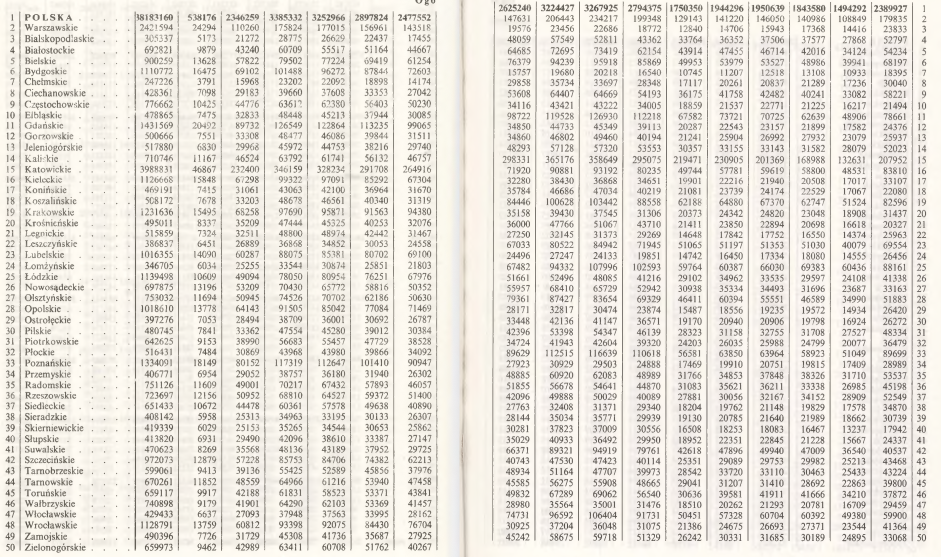
#> input picture Code/tools/pop__age_1990.png, 1882 x 1113 px (shown at 1/2 size)
$ python -i table_extractor.py   (imports and definitions only)
#> lines starting #> are read from the running program, lines starting #| are printed output that depends on the picture
#> further down, picture is the input picture: PIL image 1882x1113 RGBA; mean R, G, B, A 229.6, 225.2, 218, 255
"""
table_extractor.py
==================
Robust extraction of numeric tables from two-page book scans (Polish statistical
yearbooks, 1980s–1990s).

Key challenges addressed
------------------------
1. Left/right page height mismatch  → split image at the detected spine and
   process each half independently; re-join rows by the printed row-number
   columns that appear on both sides.
2. Merged rows                      → detect cells that contain '\\n' and explode
   them back into separate rows.
3. Empty output files               → retry with relaxed parameters; fall back to
   full-image extraction.
4. OCR digit errors                 → translate common mis-reads (O→0, l→1, …)
   after extraction.

Validation
----------
After assembling the table we run two arithmetic consistency checks:
  • Row check  : sum(row[2:]) ≈ row[1]  (age-group columns sum to total)
  • Column check: sum(col[1:]) ≈ col[0]  (voivodeships sum to Poland total)
Results are written to a 'validation' sheet inside the same .xlsx file.
"""

from __future__ import annotations

import re
import tempfile
import warnings
from pathlib import Path

import cv2
import numpy as np
import pandas as pd
from img2table.document import Image as Img2TableImage
from img2table.ocr import PaddleOCR
from PIL import Image as PILImage

# ── OCR engine ────────────────────────────────────────────────────────────────
# [1 line that did not run here, left out]

# ── file lists ────────────────────────────────────────────────────────────────
YEARS = list(range(1986, 1995))
file_names = [f"pop__age_{y}.png" for y in YEARS]
# [1 line not run here, left out]

in_root = Path(
    "/Users/jedrek/Documents/Studium Volkswirschaftslehre/3. Semester/"
    "Long-run dynamics of wealth inequalities/Paper/Data/GUS/data/raw pics"
)
out_root = in_root.parent / "extracted"

# ─────────────────────────────────────────────────────────────────────────────
# Helper: image splitting
# ─────────────────────────────────────────────────────────────────────────────

# [19 lines left out: function find_page_split, not called in this run]


def preprocess_half(pil_img: PILImage.Image) -> PILImage.Image:
    """
    Light preprocessing to improve OCR on historical scans:
      - convert to grayscale
      - mild CLAHE contrast enhancement
      - slight sharpening
    """
    img_np = np.array(pil_img.convert("L"))
    clahe = cv2.createCLAHE(clipLimit=2.0, tileGridSize=(8, 8))
    img_np = clahe.apply(img_np)
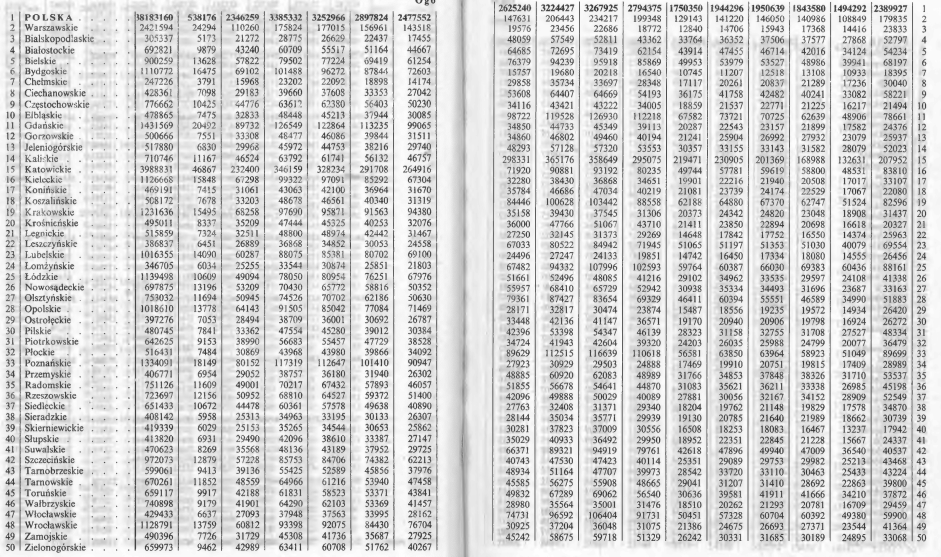
#> img_np: shape (1113, 1882) (shown at 1/2 size); min 43, max 254, mean 210.1
    # Sharpen
    kernel = np.array([[0, -1, 0], [-1, 5, -1], [0, -1, 0]])
    img_np = cv2.filter2D(img_np, -1, kernel)
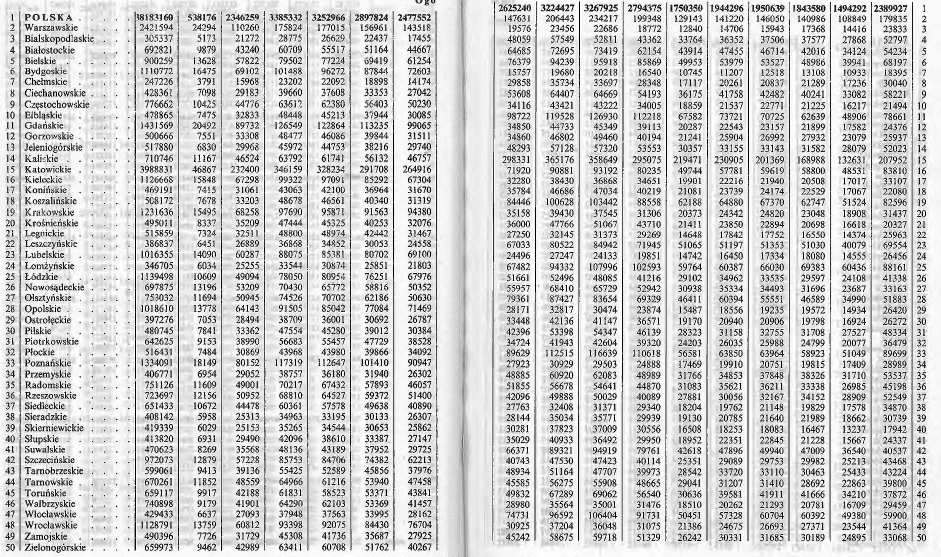
#> img_np: shape (1113, 1882) (shown at 1/2 size); min 0, max 255, mean 204.8
    return PILImage.fromarray(img_np).convert("RGB")


# ─────────────────────────────────────────────────────────────────────────────
# Helper: table extraction from a PIL image
# ─────────────────────────────────────────────────────────────────────────────

# [91 lines left out: functions _extract_df_from_pil, extract_df_with_retry, split_merged_rows, not called in this run]


# ─────────────────────────────────────────────────────────────────────────────
# Helper: number cleaning
# ─────────────────────────────────────────────────────────────────────────────

_OCR_DIGIT_MAP = str.maketrans(
    {
        "O": "0",
        "o": "0",
        "D": "0",
        "Q": "0",
        "l": "1",
        "I": "1",
        "|": "1",
        "!": "1",
        "S": "5",
        "s": "5",
        "G": "6",
        "B": "8",
    }
)


# [277 lines left out: functions clean_number, is_name_column, find_row_num_col, align_and_join, validate_table, process_file, not called in this run]


# ─────────────────────────────────────────────────────────────────────────────
# Entry point
# ─────────────────────────────────────────────────────────────────────────────

# [29 lines not run here, left out]

>>> from PIL import Image
>>> picture = Image.open('pop__age_1990.png')
>>> result = preprocess_half(picture)
